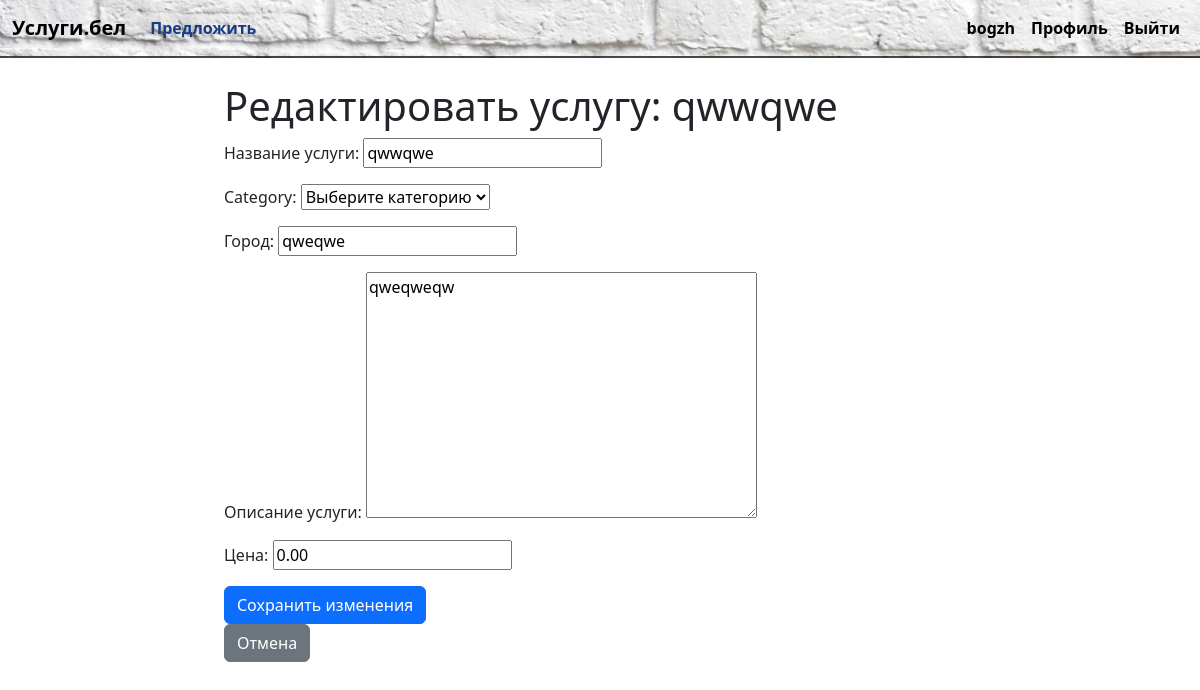
The page /service/1/edit/ (signed in) on the database as committed earlier.
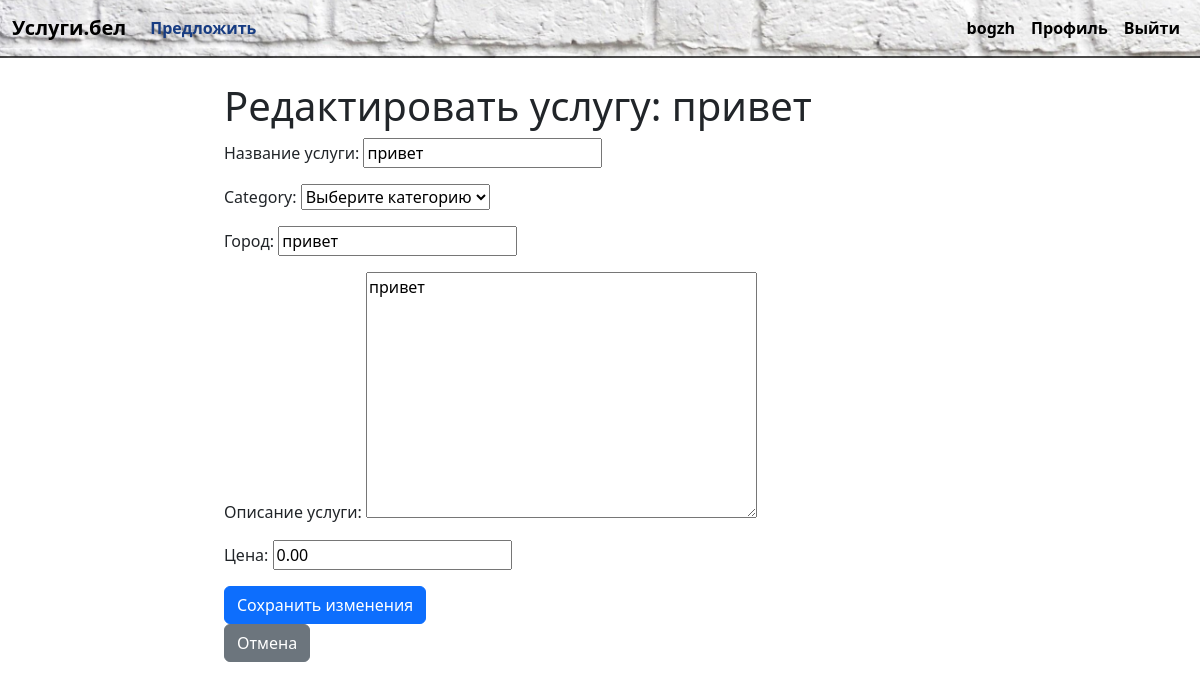
The same page on the database as committed later.
### service/models.py (models this page shows, shortened)
class Service(models.Model):
    title = models.CharField(max_length=200, verbose_name="Название услуги")
    description = models.TextField(verbose_name="Описание услуги")
    category = models.ForeignKey('Category', on_delete=models.CASCADE, verbose_name="Категория")  # Используем строку
    price = models.DecimalField(max_digits=10, decimal_places=2, verbose_name="Цена", default=0)
    provider = models.ForeignKey(User, on_delete=models.CASCADE, verbose_name="Поставщик услуги")
    created_at = models.DateTimeField(auto_now_add=True, verbose_name="Дата создания")
    location = models.CharField(max_length=100, default='', verbose_name="Город")

### service/views.py (the view)
# urls.py: path('service/<int:service_id>/edit/', views.edit_service, name='edit_service'),
@login_required
def edit_service(request, service_id):
    service = get_object_or_404(Service, id=service_id)
    if request.user != service.provider:
        return HttpResponseForbidden("Вы не можете редактировать эту услугу.")
    if request.method == 'POST':
        form = ServiceForm(request.POST, instance=service)
        if form.is_valid():
            form.save()
            logger.info(f"Услуга '{service.title}' была обновлена пользователем {request.user.username}.")
            return redirect('service_detail', service_id=service.id)
    else:
        form = ServiceForm(instance=service)
    return render(request, 'service/service_edit.html', {'form': form, 'service': service})

### service/forms.py (shortened to what this page needs)
class ServiceForm(forms.ModelForm):
    class Meta:
        model = Service
        fields = ['title', 'category', 'location', 'description', 'price']
        error_messages = {
            'title': {
                'required': "Название услуги обязательно для заполнения.",
            },
            'category': {
                'required': "Пожалуйста, выберите категорию.",
            },
            'location': {
                'required': "Город обязательно для заполнения.",
            },
            'description': {
                'required': "Описание услуги обязательно для заполнения.",
            },
            'price': {
                'required': "Цена обязательно для заполнения.",
            },
        }
    category = forms.ModelChoiceField(
        queryset=Category.objects.all(),
        empty_label="Выберите категорию",
        error_messages={
            'required': "Пожалуйста, выберите категорию."
        }
    )

### service/models.py (called while the page is built)
    def __str__(self):
        return self.name

### service/templates/service/service_edit.html (shortened to what this page needs)
{% extends 'base.html' %}
{% block content %}
<div class="container mt-4">
    <h1>Редактировать услугу: {{ service.title }}</h1>
    <form method="post">
        {{ form.as_p }}
        <button type="submit" class="btn btn-primary">Сохранить изменения</button>
    </form>
    <a href="{% url 'service_detail' service.id %}" class="btn btn-secondary">Отмена</a>
</div>
{% endblock %}

Rows that differ between the two databases and show on the page:
changed Service "Выберите категорию": title "qwwqwe" → "привет"; location "qweqwe" → "привет"; description "qweqweqw" → "привет"
